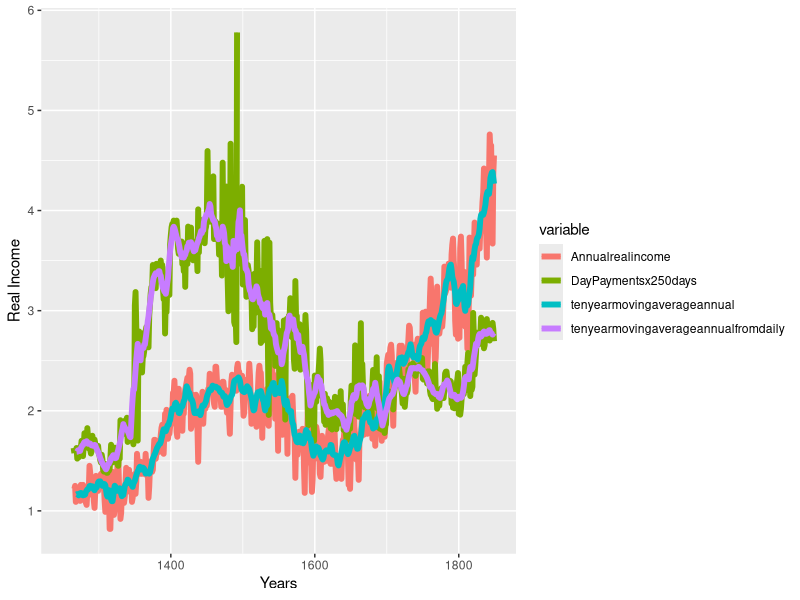
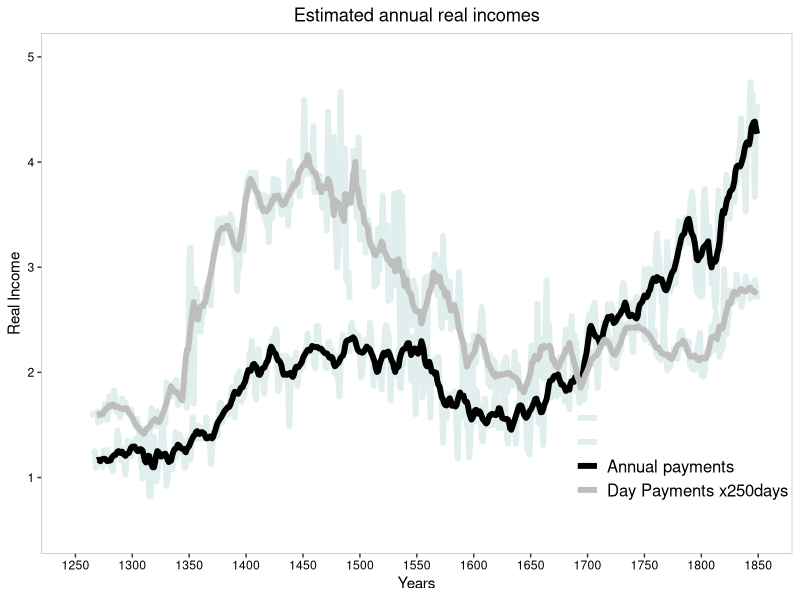

The R script that drew these images, in order:
##############################################################3=======D#########
#libraries
# install.packages("ggplot2")
# install.packages("tidyverse")
# install.packages("readxl")
# install.packages("rstudioapi")
library(ggplot2)
library(tidyverse)
library(rstudioapi)
library(readxl)

# Seteamos el working directory al directory del archivo #
setwd(dirname(getActiveDocumentContext()$path))
getwd()

#################### Traemos el dataframe ######################################
read_excel("FigCinco.xlsx")
figcinco <- read_excel("FigCinco.xlsx")
figcinco1 <- figcinco [-1, ] #Arreglamos que tenga la primer fila con los titulos
names(figcinco1)

#################### Le cambiamos el nombre porque si no da error(?) ###########
names(figcinco1) [4] <- "tenyearmovingaverageannual"
names(figcinco1) [5] <- "tenyearmovingaverageannualfromdaily"

#################### Limpiamos #################################################
figcinco1_tidy <- figcinco1 %>% 
  select(Year, 
         Annualrealincome, 
         DayPaymentsx250days, 
         tenyearmovingaverageannual, 
         tenyearmovingaverageannualfromdaily) %>%
  gather(key = "variable", value = "value", -Year)

#################### PLOTEAMOS #################################################
p <- ggplot(figcinco1_tidy,
            aes(as.numeric(Year), as.numeric(value), 
                group=variable, colour=variable)) + 
            geom_line(size=0.25) + 
            geom_line(size=2)


# Nombres de los ejes
p <- p + labs(x="Years", y="Real Income")
p  

# Nombres de los ejes
p <- p + labs(x="Years", y="Real Income") +
  scale_color_manual(
    values=c("azure2", "azure2", "black", "grey"), 
    labels=c(" " , " " , "Annual payments", 
             "Day Payments x250days"),) 

p <- p + scale_x_continuous(breaks = seq(1250, 1850, by = 50)) +
  scale_y_continuous(breaks = seq(0.5, 5, by = 0.5)) +
  xlim(1250, 1850) + ylim(0.5, 5) +
  
  # Nombre del titulo
  ggtitle("Estimated annual real incomes") + 
  
  # Posicionar el titulo en el medio
  theme(plot.title = element_text(hjust = 0.5)) +
  
  # Poner las leyendas en el grafico
  theme( 
    legend.position = c(.95, .25),
    legend.justification = c("right", "top"),
    legend.margin = margin(6, 6, 6, 6),
  ) + 
  
  # Mas modificaciones
  theme(
    axis.text.x = element_text(colour='black'),
    axis.text.y = element_text(colour='black'),
    panel.background = element_blank(),
    panel.grid.minor = element_blank(),
    panel.grid.major = element_blank(),
    panel.border = element_rect(colour='grey', fill=NA),
    strip.background = element_blank(),
    legend.justification = c(0, 1),
    legend.position = c(.70, .30),
    legend.background = element_blank(),
    legend.key = element_rect(colour = "white", fill = NA),
    legend.title = element_blank(),
    legend.text=element_text(size=12),
  )

# Solo funciona en una definicion aparte esto (?)
p <- p + scale_x_continuous(breaks = seq(1250, 1850, by = 50))
p
